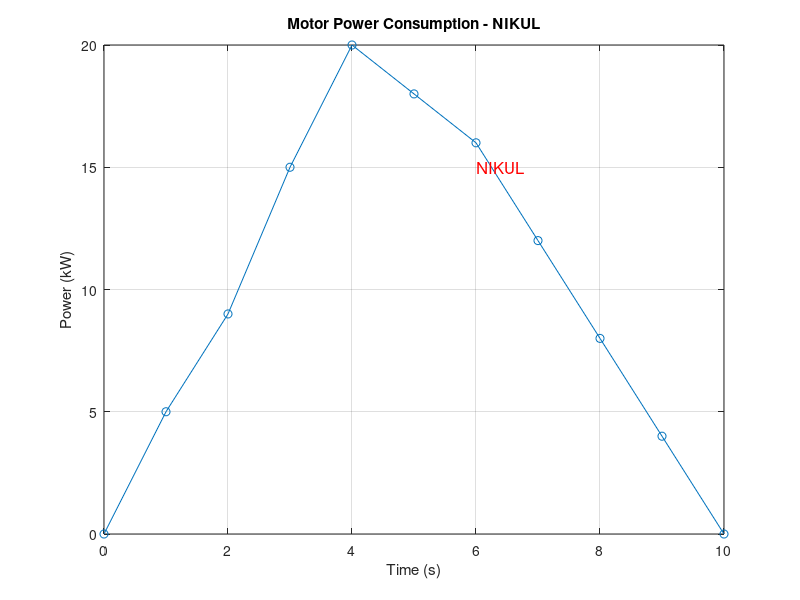

Write the MATLAB code that produced this figure.
clc
clear
close all

% ---------------------------------------
% Mini Project by NIKUL
% Energy estimation of motor (Numerical Integration)
% ---------------------------------------

% time data (seconds)
t = 0:1:10;

% power data (kW) - example motor profile
P = [0 5 9 15 20 18 16 12 8 4 0];

h = 1;   % step size

% -----------------------------
% Rectangular method
% -----------------------------
E_rect = 0;
for i = 1:length(P)-1
    E_rect = E_rect + P(i)*h;
end

% -----------------------------
% Trapezoidal method
% -----------------------------
E_trap = 0;
for i = 1:length(P)-1
    E_trap = E_trap + (P(i) + P(i+1))*h/2;
end

% -----------------------------
% MATLAB built-in (just to check)
% -----------------------------
E_mat = trapz(t,P);

% -----------------------------
% print results
% -----------------------------
disp(['Rectangular Energy = ', num2str(E_rect), ' kJ'])
disp(['Trapezoidal Energy = ', num2str(E_trap), ' kJ'])
disp(['MATLAB trapz Energy = ', num2str(E_mat), ' kJ'])

% difference (just to see)
diff_val = abs(E_trap - E_rect);
disp(['Difference = ', num2str(diff_val), ' kJ'])

% -----------------------------
% plot
% -----------------------------
figure
plot(t,P,'-o')
xlabel('Time (s)')
ylabel('Power (kW)')
title('Motor Power Consumption - NIKUL')
grid on

% add name on graph
text(6,15,'NIKUL','FontSize',12,'Color','r')
